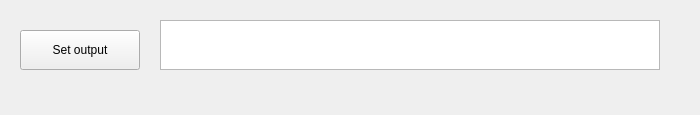
<?xml version="1.0" encoding="UTF-8"?>
<ui version="4.0">
 <class>Form</class>
 <widget class="QWidget" name="Form">
  <property name="geometry">
   <rect>
    <x>0</x>
    <y>0</y>
    <width>700</width>
    <height>115</height>
   </rect>
  </property>
  <property name="windowTitle">
   <string>Form</string>
  </property>
  <widget class="QPushButton" name="pushButton">
   <property name="geometry">
    <rect>
     <x>20</x>
     <y>30</y>
     <width>120</width>
     <height>40</height>
    </rect>
   </property>
   <property name="minimumSize">
    <size>
     <width>120</width>
     <height>40</height>
    </size>
   </property>
   <property name="text">
    <string>Set output</string>
   </property>
  </widget>
  <widget class="QTextBrowser" name="textBrowser">
   <property name="geometry">
    <rect>
     <x>160</x>
     <y>20</y>
     <width>500</width>
     <height>50</height>
    </rect>
   </property>
   <property name="minimumSize">
    <size>
     <width>100</width>
     <height>40</height>
    </size>
   </property>
  </widget>
 </widget>
 <resources/>
 <connections/>
</ui>
